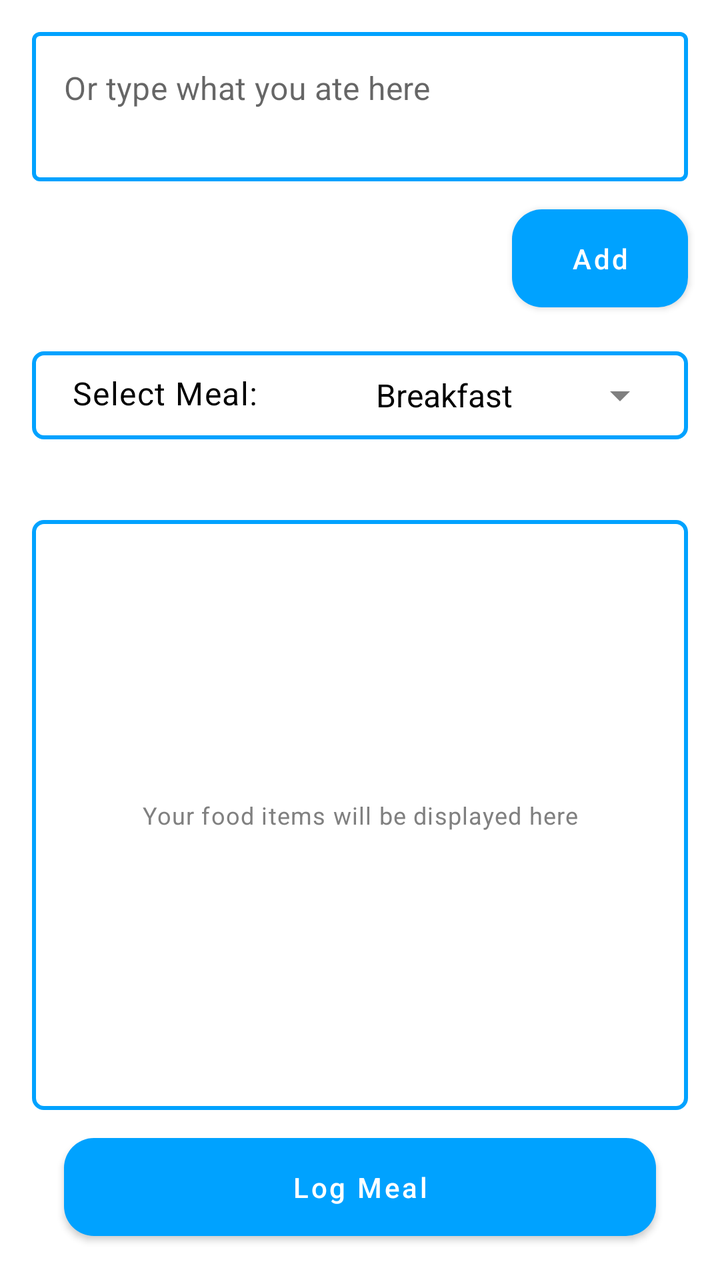
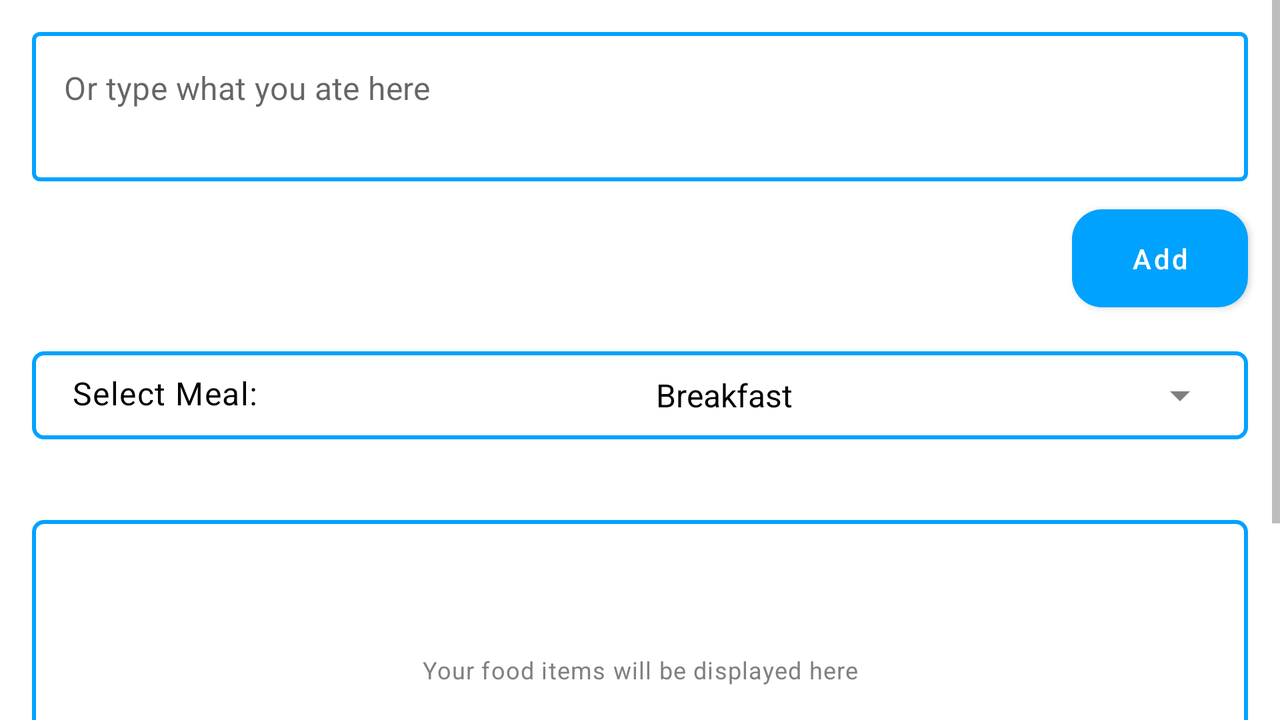

One screen, two layout resources from the same app: the default and the author's alternative for another configuration. Each is rendered where Android would select it; the XML of both is given below.
<!-- AndroidManifest.xml: application theme AppTheme -->
<!-- res/layout/fragment_add.xml -->
<?xml version="1.0" encoding="utf-8"?>
<androidx.constraintlayout.widget.ConstraintLayout xmlns:android="http://schemas.android.com/apk/res/android"
    xmlns:app="http://schemas.android.com/apk/res-auto"
    xmlns:tools="http://schemas.android.com/tools"
    android:layout_width="match_parent"
    android:layout_height="match_parent"
    tools:context=".AddFragment">

    <LinearLayout
        android:id="@+id/ll_config"
        android:layout_width="0dp"
        android:layout_height="wrap_content"
        android:orientation="vertical"
        android:visibility="visible"
        app:layout_constraintEnd_toEndOf="parent"
        app:layout_constraintStart_toStartOf="parent"
        app:layout_constraintTop_toTopOf="parent">

        <com.google.android.material.textfield.TextInputLayout
            style="@style/TextInputLayout"
            android:layout_width="match_parent"
            android:layout_height="wrap_content"
            android:layout_marginStart="16dp"
            android:layout_marginTop="16dp"
            android:layout_marginEnd="16dp"
            app:hintEnabled="false">

            <com.google.android.material.textfield.TextInputEditText
                android:id="@+id/et_add"
                android:layout_width="match_parent"
                android:layout_height="wrap_content"
                android:ems="10"
                android:gravity="start|top"
                android:hint="@string/or_type_what_you_ate_here"
                android:inputType="textMultiLine"
                android:lines="2" />

        </com.google.android.material.textfield.TextInputLayout>

        <com.google.android.material.button.MaterialButton
            android:id="@+id/bt_add"
            style="@style/FilledButtonBlue"
            android:layout_width="wrap_content"
            android:layout_height="wrap_content"
            android:layout_gravity="end"
            android:layout_marginTop="8dp"
            android:layout_marginEnd="16dp"
            android:text="@string/add"
            android:textAllCaps="false" />

        <LinearLayout
            android:layout_width="match_parent"
            android:layout_height="match_parent"
            android:layout_marginStart="16dp"
            android:layout_marginTop="16dp"
            android:layout_marginEnd="16dp"
            android:background="@drawable/text_rounded"
            android:orientation="horizontal"
            android:padding="10dp">

            <com.google.android.material.textview.MaterialTextView
                android:id="@+id/textView"
                style="@style/TextAppearance.MaterialComponents.Body1"
                android:layout_width="match_parent"
                android:layout_height="wrap_content"
                android:layout_marginStart="10dp"
                android:layout_marginEnd="10dp"
                android:layout_weight="1"
                android:text="Select Meal:" />

            <Spinner
                android:id="@+id/sp_add"
                android:layout_width="match_parent"
                android:layout_height="wrap_content"
                android:layout_gravity="center_vertical"
                android:layout_weight="1"
                android:entries="@array/meals" />

        </LinearLayout>

        <com.google.android.material.textview.MaterialTextView
            android:id="@+id/tv_del"
            style="@style/TextAppearance.MaterialComponents.Caption"
            android:layout_width="match_parent"
            android:layout_height="wrap_content"
            android:layout_marginStart="16dp"
            android:layout_marginTop="16dp"
            android:layout_marginEnd="16dp"
            android:gravity="center"
            android:text="@string/long_press_to_delete"
            android:visibility="invisible" />

    </LinearLayout>

    <androidx.recyclerview.widget.RecyclerView
        android:id="@+id/rv_add"
        android:layout_width="0dp"
        android:layout_height="0dp"
        android:padding="8dp"
        android:visibility="invisible"
        app:layout_constraintBottom_toBottomOf="parent"
        app:layout_constraintEnd_toEndOf="parent"
        app:layout_constraintHorizontal_bias="0.0"
        app:layout_constraintStart_toStartOf="parent"
        app:layout_constraintTop_toTopOf="parent"
        app:layout_constraintVertical_bias="0.0">

    </androidx.recyclerview.widget.RecyclerView>

    <androidx.recyclerview.widget.RecyclerView
        android:id="@+id/rv_log"
        android:layout_width="match_parent"
        android:layout_height="0dp"
        android:minHeight="100dp"
        android:background="@drawable/text_rounded"
        android:paddingTop="5dp"
        android:paddingBottom="5dp"
        android:layout_marginStart="16dp"
        android:layout_marginTop="8dp"
        android:layout_marginEnd="16dp"
        android:layout_marginBottom="8dp"
        app:layout_constraintBottom_toTopOf="@+id/bt_log"
        app:layout_constraintEnd_toEndOf="parent"
        app:layout_constraintStart_toStartOf="parent"
        app:layout_constraintTop_toBottomOf="@+id/ll_config" />

    <com.google.android.material.button.MaterialButton
        android:id="@+id/bt_log"
        android:layout_width="0dp"
        android:layout_height="wrap_content"
        android:layout_marginStart="32dp"
        android:layout_marginEnd="32dp"
        android:layout_marginBottom="16dp"
        style="@style/FilledButtonBlue"
        android:text="@string/log_meal"
        android:textAllCaps="false"
        app:layout_constraintBottom_toBottomOf="parent"
        app:layout_constraintEnd_toEndOf="parent"
        app:layout_constraintStart_toStartOf="parent" />

    <com.google.android.material.textview.MaterialTextView
        android:id="@+id/tv_ent_items"
        android:layout_width="0dp"
        android:layout_height="wrap_content"
        android:gravity="center"
        android:layout_marginEnd="8dp"
        android:layout_marginStart="8dp"
        style="@style/TextAppearance.MaterialComponents.Caption"
        android:text="@string/your_food_items_will_be_displayed_here"
        app:layout_constraintBottom_toBottomOf="@+id/rv_log"
        app:layout_constraintEnd_toEndOf="@+id/rv_log"
        app:layout_constraintStart_toStartOf="@+id/rv_log"
        app:layout_constraintTop_toTopOf="@+id/rv_log" />

</androidx.constraintlayout.widget.ConstraintLayout>
<!-- resources referenced by this layout -->
<resources>
  <string-array name="meals">
          <item>Breakfast</item>
          <item>Lunch</item>
          <item>Snacks</item>
          <item>Dinner</item>
      </string-array>
  <!-- drawable text_rounded (drawable-v24) -->
  <?xml version="1.0" encoding="utf-8"?>
  <shape xmlns:android="http://schemas.android.com/apk/res/android"
      android:shape="rectangle">
  
      <stroke
          android:width="2dp"
          android:color="@color/colorPrimary"/>
  
      <solid android:color="#fff"/>
  
      <corners
          android:radius="5dp"/>
  
  </shape>
  <string name="add">Add</string>
  <string name="log_meal">Log Meal</string>
  <string name="long_press_to_delete">Long press to delete</string>
  <string name="or_type_what_you_ate_here">Or type what you ate here</string>
  <string name="your_food_items_will_be_displayed_here">Your food items will be displayed here</string>
  <style name="FilledButtonBlue" parent="Widget.MaterialComponents.Button">
          <item name="cornerRadius">15dp</item>
          <item name="cornerFamily">rounded</item>
          <item name="android:padding">15dp</item>
      </style>
  <style name="TextInputLayout" parent="Widget.MaterialComponents.TextInputLayout.OutlinedBox">
          <item name="boxStrokeColor">@color/colorPrimary</item>
          <item name="hintTextColor">@color/colorPrimary</item>
          <item name="android:textColorHint">@color/textColor</item>
          <item name="android:textColorPrimary">@color/textColor</item>
          <item name="cornerRadius">5dp</item>
          <item name="boxStrokeWidth">2dp</item>
      </style>
  <style name="AppTheme" parent="Theme.MaterialComponents.Light.NoActionBar">
          
          <item name="colorPrimary">@color/colorPrimary</item>
          <item name="colorPrimaryVariant">@color/colorPrimaryVariant</item>
          <item name="colorSecondary">@color/colorSecondary</item>
          <item name="colorSecondaryVariant">@color/colorSecondaryVariant</item>
          <item name="android:statusBarColor">@color/colorPrimaryVariant</item>
          <item name="colorOnPrimary">#fff</item>
          <item name="colorOnSecondary">#fff</item>
          <item name="colorError">#FA1515</item>
          <item name="android:textColorPrimary">@color/textColorDark</item>
          <item name="android:textColorSecondary">@color/textColor</item>
      </style>
  <color name="colorPrimary">#00a2ff</color>
  <color name="textColor">#808080</color>
  <color name="colorPrimaryVariant">#0183ce</color>
  <color name="colorSecondary">#ffcc00</color>
  <color name="colorSecondaryVariant">#CDA812</color>
  <color name="textColorDark">#000000</color>
</resources>
<!-- res/layout-land/fragment_add.xml (the author's variant of the layout above) -->
<!-- drawn on the phone turned sideways -->
<?xml version="1.0" encoding="utf-8"?>
<ScrollView xmlns:android="http://schemas.android.com/apk/res/android"
    xmlns:app="http://schemas.android.com/apk/res-auto"
    xmlns:tools="http://schemas.android.com/tools"
    android:layout_width="match_parent"
    android:layout_height="match_parent"
    tools:context=".AddFragment">

    <androidx.constraintlayout.widget.ConstraintLayout
        android:layout_width="match_parent"
        android:layout_height="wrap_content">

        <LinearLayout
            android:id="@+id/ll_config"
            android:layout_width="0dp"
            android:layout_height="wrap_content"
            android:orientation="vertical"
            android:visibility="visible"
            app:layout_constraintEnd_toEndOf="parent"
            app:layout_constraintStart_toStartOf="parent"
            app:layout_constraintTop_toTopOf="parent">

            <com.google.android.material.textfield.TextInputLayout
                android:layout_width="match_parent"
                android:layout_height="wrap_content"
                app:hintEnabled="false"
                android:layout_marginStart="16dp"
                android:layout_marginTop="16dp"
                android:layout_marginEnd="16dp"
                style="@style/TextInputLayout" >

                <com.google.android.material.textfield.TextInputEditText
                    android:id="@+id/et_add"
                    android:layout_width="match_parent"
                    android:layout_height="wrap_content"
                    android:ems="10"
                    android:gravity="start|top"
                    android:hint="@string/or_type_what_you_ate_here"
                    android:inputType="textMultiLine"
                    android:lines="2" />

            </com.google.android.material.textfield.TextInputLayout>

            <com.google.android.material.button.MaterialButton
                android:id="@+id/bt_add"
                android:layout_width="wrap_content"
                android:layout_height="wrap_content"
                android:layout_gravity="end"
                android:textAllCaps="false"
                android:layout_marginTop="8dp"
                android:layout_marginEnd="16dp"
                style="@style/FilledButtonBlue"
                android:text="@string/add"/>

            <LinearLayout
                android:layout_width="match_parent"
                android:layout_height="match_parent"
                android:layout_marginStart="16dp"
                android:layout_marginTop="16dp"
                android:padding="10dp"
                android:background="@drawable/text_rounded"
                android:layout_marginEnd="16dp"
                android:orientation="horizontal">

                <com.google.android.material.textview.MaterialTextView
                    android:id="@+id/textView"
                    android:layout_width="match_parent"
                    android:layout_height="wrap_content"
                    android:layout_marginEnd="10dp"
                    android:layout_marginStart="10dp"
                    android:layout_weight="1"
                    style="@style/TextAppearance.MaterialComponents.Body1"
                    android:text="Select Meal:"/>

                <Spinner
                    android:id="@+id/sp_add"
                    android:layout_width="match_parent"
                    android:layout_height="wrap_content"
                    android:layout_gravity="center_vertical"
                    android:layout_weight="1"
                    android:entries="@array/meals" />

            </LinearLayout>

            <com.google.android.material.textview.MaterialTextView
                android:id="@+id/tv_del"
                android:layout_width="match_parent"
                android:layout_height="wrap_content"
                android:layout_marginStart="16dp"
                android:layout_marginEnd="16dp"
                android:layout_marginTop="16dp"
                android:gravity="center"
                style="@style/TextAppearance.MaterialComponents.Caption"
                android:text="@string/long_press_to_delete"
                android:visibility="invisible" />

        </LinearLayout>

        <androidx.recyclerview.widget.RecyclerView
            android:id="@+id/rv_add"
            android:layout_width="0dp"
            android:layout_height="0dp"
            android:padding="8dp"
            android:visibility="invisible"
            app:layout_constraintBottom_toBottomOf="parent"
            app:layout_constraintEnd_toEndOf="parent"
            app:layout_constraintStart_toStartOf="parent"
            app:layout_constraintTop_toTopOf="parent">

        </androidx.recyclerview.widget.RecyclerView>

        <androidx.recyclerview.widget.RecyclerView
            android:id="@+id/rv_log"
            android:layout_width="match_parent"
            android:layout_height="0dp"
            android:minHeight="100dp"
            android:background="@drawable/text_rounded"
            android:paddingTop="5dp"
            android:paddingBottom="5dp"
            android:layout_marginStart="16dp"
            android:layout_marginTop="8dp"
            android:layout_marginEnd="16dp"
            android:layout_marginBottom="8dp"
            app:layout_constraintBottom_toTopOf="@+id/bt_log"
            app:layout_constraintEnd_toEndOf="parent"
            app:layout_constraintStart_toStartOf="parent"
            app:layout_constraintTop_toBottomOf="@+id/ll_config" />

        <com.google.android.material.button.MaterialButton
            android:id="@+id/bt_log"
            android:layout_width="0dp"
            android:layout_height="wrap_content"
            android:layout_marginStart="32dp"
            android:layout_marginEnd="32dp"
            android:layout_marginBottom="16dp"
            style="@style/FilledButtonBlue"
            android:text="@string/log_meal"
            android:textAllCaps="false"
            app:layout_constraintBottom_toBottomOf="parent"
            app:layout_constraintEnd_toEndOf="parent"
            app:layout_constraintStart_toStartOf="parent" />

        <com.google.android.material.textview.MaterialTextView
            android:id="@+id/tv_ent_items"
            android:layout_width="0dp"
            android:layout_height="150dp"
            android:gravity="center"
            android:layout_marginEnd="8dp"
            android:layout_marginStart="8dp"
            style="@style/TextAppearance.MaterialComponents.Caption"
            android:text="@string/your_food_items_will_be_displayed_here"
            app:layout_constraintBottom_toBottomOf="@+id/rv_log"
            app:layout_constraintEnd_toEndOf="@+id/rv_log"
            app:layout_constraintStart_toStartOf="@+id/rv_log"
            app:layout_constraintTop_toTopOf="@+id/rv_log" />

    </androidx.constraintlayout.widget.ConstraintLayout>

</ScrollView>
